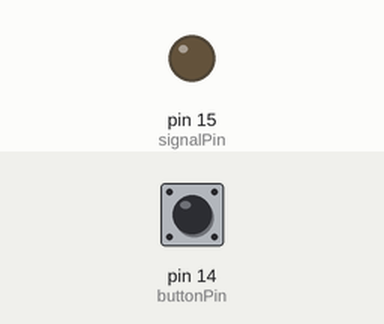
Recording of a sketch running on a simulated Arduino Uno, built with avr-gcc and run on an emulated ATmega328P. Shown: output pins drawn as LEDs (lit = HIGH). The test bench sets the inputs (shaded band); at power-on: pin 14 (buttonPin) LOW.

Above: at 1.2 s.
1.3 s: pin 14 (buttonPin) pulled HIGH for 0.15 s
At 1.37 s:
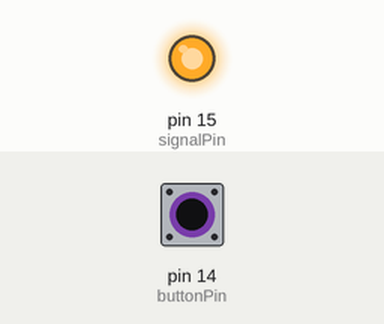
2.9 s: pin 14 (buttonPin) pulled HIGH for 3.2 s
At 7.5 s:
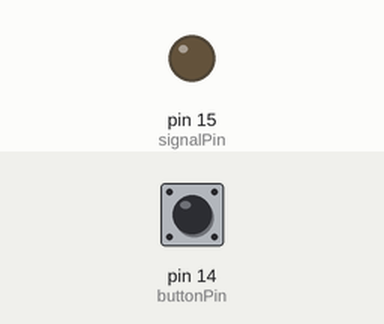
Timing chart, 0 to 9.0 s (numbered marks = the images above; inputs shaded):
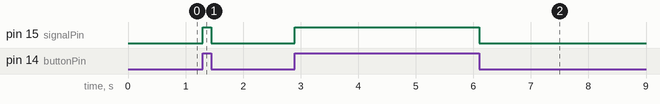

The sketch:

2.15_transistor.ino
```cpp
const int signalPin = 15;
const int buttonPin = 14;

void setup() {
  pinMode(signalPin, OUTPUT);
  pinMode(buttonPin, INPUT);
}

void loop() {
  int buttonState = digitalRead(buttonPin);
  if (buttonState == HIGH) {
    digitalWrite(signalPin, HIGH);
  } else {
    digitalWrite(signalPin, LOW);
  }
}
```

Measured:
- after the input at 1.3 s, pin 15 (signalPin): LOW → HIGH at once, → LOW 0.15 s later
- after the input at 2.9 s, pin 15 (signalPin): LOW → HIGH at once, → LOW 3.2 s later
